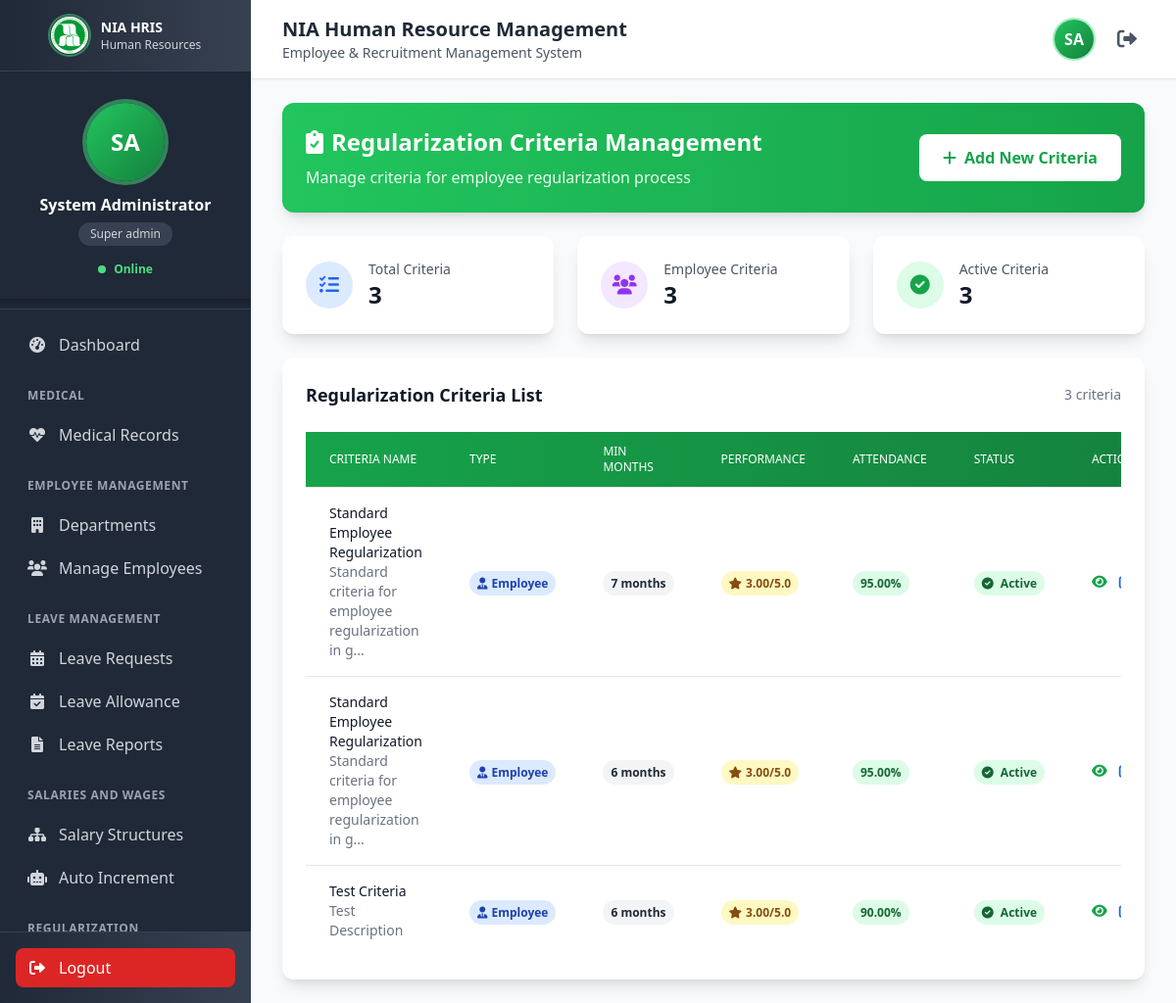
The page /regularization-criteria.php (signed in) on the database its author committed.
### tables this page shows
CREATE TABLE IF NOT EXISTS `regularization_criteria` (
  `id` int(11) NOT NULL AUTO_INCREMENT,
  `criteria_name` varchar(255) NOT NULL,
  `criteria_description` text DEFAULT NULL,
  `minimum_months` int(11) DEFAULT 6,
  `performance_rating_min` decimal(3,2) DEFAULT 3.00,
  `attendance_percentage_min` decimal(5,2) DEFAULT 95.00,
  `disciplinary_issues_max` int(11) DEFAULT 0,
  `training_completion_required` tinyint(1) DEFAULT 0,
  `evaluation_score_min` decimal(5,2) DEFAULT 75.00,
  `additional_requirements` text DEFAULT NULL,
  `is_active` tinyint(1) DEFAULT 1,
  `created_at` timestamp NOT NULL DEFAULT current_timestamp(),
  `updated_at` timestamp NOT NULL DEFAULT current_timestamp() ON UPDATE current_timestamp(),
  `created_by` int(11) DEFAULT NULL,
  `updated_by` int(11) DEFAULT NULL,
  PRIMARY KEY (`id`),
  KEY `is_active` (`is_active`),
  KEY `created_at` (`created_at`),
  KEY `created_by` (`created_by`),
  KEY `updated_by` (`updated_by`),
  CONSTRAINT `regularization_criteria_ibfk_1` FOREIGN KEY (`created_by`) REFERENCES `users` (`id`) ON DELETE SET NULL,
  CONSTRAINT `regularization_criteria_ibfk_2` FOREIGN KEY (`updated_by`) REFERENCES `users` (`id`) ON DELETE SET NULL
);

### regularization-criteria.php (the view, shortened to what this page needs)
<?php
require_once 'config/database.php';
$result = mysqli_query($conn, "SELECT * FROM regularization_criteria ORDER BY criteria_name");
$all_criteria = mysqli_fetch_all($result, MYSQLI_ASSOC);
include 'includes/header.php';
?>
<div class="mb-6">
    <div class="bg-gradient-to-r from-green-500 to-green-600 text-white rounded-xl shadow-lg p-6">
        <div class="flex items-center justify-between">
            <div>
                <h2 class="text-2xl font-bold mb-2">
                    <i class="fas fa-clipboard-check mr-2"></i>Regularization Criteria Management
                </h2>
                <p class="opacity-90">Manage criteria for employee regularization process</p>
            </div>
            <div class="flex items-center gap-3">
                <button onclick="openAddModal()" class="bg-white text-green-600 px-6 py-3 rounded-lg font-semibold hover:bg-gray-100 transition-colors">
                    <i class="fas fa-plus mr-2"></i>Add New Criteria
                </button>
            </div>
        </div>
    </div>
</div>
<div class="grid grid-cols-1 md:grid-cols-3 gap-6 mb-6">
    <div class="bg-white rounded-xl shadow-lg p-6 ">
        <div class="flex items-center">
            <div class="w-12 h-12 bg-blue-100 rounded-full flex items-center justify-center mr-4">
                <i class="fas fa-list-check text-blue-600 text-xl"></i>
            </div>
            <div>
                <p class="text-sm text-gray-600">Total Criteria</p>
				<p id="totalCriteriaCount" class="text-2xl font-bold text-gray-900"><?php echo count($all_criteria); ?></p>
            </div>
        </div>
    </div>
    <div class="bg-white rounded-xl shadow-lg p-6 ">
        <div class="flex items-center">
            <div class="w-12 h-12 bg-purple-100 rounded-full flex items-center justify-center mr-4">
                <i class="fas fa-users text-purple-600 text-xl"></i>
            </div>
            <div>
                <p class="text-sm text-gray-600">Employee Criteria</p>
				<p class="text-2xl font-bold text-gray-900"><?php echo count($all_criteria); ?></p>
            </div>
        </div>
    </div>
    <div class="bg-white rounded-xl shadow-lg p-6 ">
        <div class="flex items-center">
            <div class="w-12 h-12 bg-green-100 rounded-full flex items-center justify-center mr-4">
                <i class="fas fa-check-circle text-green-600 text-xl"></i>
            </div>
            <div>
                <p class="text-sm text-gray-600">Active Criteria</p>
				<p id="activeCriteriaCount" class="text-2xl font-bold text-gray-900"><?php echo count(array_filter($all_criteria, function($c) { return $c['is_active'] == 1; })); ?></p>
            </div>
        </div>
    </div>
</div>
<div class="bg-white rounded-xl shadow-lg p-6">
    <div class="flex items-center justify-between mb-6">
        <h3 class="text-lg font-semibold text-gray-900">Regularization Criteria List</h3>
		<span id="listCountText" class="text-sm text-gray-500"><?php echo count($all_criteria); ?> criteria</span>
    </div>
    <div class="overflow-x-auto">
        <table class="min-w-full divide-y divide-gray-200">
            <thead class="bg-gradient-to-r from-green-600 to-green-700">
                <tr>
                    <th class="px-6 py-3 text-left text-xs font-medium text-white uppercase">Criteria Name</th>
                    <th class="px-6 py-3 text-left text-xs font-medium text-white uppercase">Type</th>
                    <th class="px-6 py-3 text-left text-xs font-medium text-white uppercase">Min Months</th>
                    <th class="px-6 py-3 text-left text-xs font-medium text-white uppercase">Performance</th>
                    <th class="px-6 py-3 text-left text-xs font-medium text-white uppercase">Attendance</th>
                    <th class="px-6 py-3 text-left text-xs font-medium text-white uppercase">Status</th>
                    <th class="px-6 py-3 text-left text-xs font-medium text-white uppercase">Actions</th>
                </tr>
            </thead>
			<tbody id="criteriaTbody" class="bg-white divide-y divide-gray-200">
                <?php if (empty($all_criteria)): ?>
                <tr>
                    <td colspan="7" class="px-6 py-12 text-center text-gray-500">
                        <div class="flex flex-col items-center">
                            <div class="w-16 h-16 bg-gray-100 rounded-full flex items-center justify-center mb-4">
                                <i class="fas fa-clipboard-list text-gray-400 text-3xl"></i>
                            </div>
                            <p class="text-lg font-medium text-gray-700">No regularization criteria found</p>
                            <p class="text-sm text-gray-500 mt-1">Create your first criteria to get started.</p>
                            <button onclick="openAddModal()" class="mt-4 bg-green-600 text-white px-6 py-2 rounded-lg hover:bg-green-700">
                                <i class="fas fa-plus mr-2"></i>Add Criteria
                            </button>
                        </div>
                    </td>
                </tr>
                <?php else: ?>
                <?php foreach ($all_criteria as $criteria): ?>
                <tr class="hover:bg-green-50 transition-colors">
                    <td class="px-6 py-4">
                        <div class="text-sm font-medium text-gray-900"><?php echo htmlspecialchars($criteria['criteria_name']); ?></div>
                        <div class="text-sm text-gray-500"><?php echo htmlspecialchars(substr($criteria['criteria_description'], 0, 50)) . (strlen($criteria['criteria_description']) > 50 ? '...' : ''); ?></div>
                    </td>
                    <td class="px-6 py-4 whitespace-nowrap">
                        <span class="px-2 py-1 text-xs font-semibold rounded-full bg-blue-100 text-blue-800">
                            <i class="fas fa-user-tie mr-1"></i>Employee
                        </span>
                    </td>
                    <td class="px-6 py-4 whitespace-nowrap">
                        <span class="px-2 py-1 text-xs font-semibold rounded-full bg-gray-100 text-gray-800">
                            <?php echo $criteria['minimum_months']; ?> months
                        </span>
                    </td>
                    <td class="px-6 py-4 whitespace-nowrap">
                        <span class="px-2 py-1 text-xs font-semibold rounded-full bg-yellow-100 text-yellow-800">
                            <i class="fas fa-star mr-1"></i><?php echo $criteria['performance_rating_min']; ?>/5.0
                        </span>
                    </td>
                    <td class="px-6 py-4 whitespace-nowrap">
                        <span class="px-2 py-1 text-xs font-semibold rounded-full bg-green-100 text-green-800">
                            <?php echo $criteria['attendance_percentage_min']; ?>%
                        </span>
                    </td>
                    <td class="px-6 py-4 whitespace-nowrap">
                        <span class="px-2 py-1 text-xs font-semibold rounded-full <?php echo $criteria['is_active'] ? 'bg-green-100 text-green-800' : 'bg-red-100 text-red-800'; ?>">
                            <i class="fas <?php echo $criteria['is_active'] ? 'fa-check-circle' : 'fa-times-circle'; ?> mr-1"></i>
                            <?php echo $criteria['is_active'] ? 'Active' : 'Inactive'; ?>
                        </span>
                    </td>
                    <td class="px-6 py-4 whitespace-nowrap text-sm font-medium">
                        <div class="flex items-center gap-3">
                            <button onclick="viewCriteria(<?php echo $criteria['id']; ?>)" class="text-green-600 hover:text-green-900" title="View">
                                <i class="fas fa-eye"></i>
                            </button>
                            <button onclick="editCriteria(<?php echo $criteria['id']; ?>)" class="text-blue-600 hover:text-blue-900" title="Edit">
                                <i class="fas fa-edit"></i>
                            </button>
                        </div>
                    </td>
                </tr>
                <?php endforeach; ?>
                <?php endif; ?>
            </tbody>
        </table>
    </div>
</div>

### includes/header.php (style rules this page uses)
body, html { overflow-x: hidden; max-width: 100vw; }

### rows shown on the page
regularization_criteria: criteria_name "Standard Employee Regularization", criteria_description "Standard criteria for employee regularization in g", minimum_months "7", performance_rating_min "3.00", attendance_percentage_min "95.00", is_active 1 (drawn)
regularization_criteria: criteria_name "Standard Employee Regularization", criteria_description "Standard criteria for employee regularization in g", minimum_months "6", performance_rating_min "3.00", attendance_percentage_min "95.00", is_active 1 (drawn)
regularization_criteria: criteria_name "Test Criteria", criteria_description "Test Description", minimum_months "6", performance_rating_min "3.00", attendance_percentage_min "90.00", is_active 1 (drawn)

### other values the page prints
$_SESSION['first_name'] . ' ' . $_SESSION['last_name'] "System Administrator"
str_replace('_', ' ', $_SESSION['role']) "Super admin"
count($all_criteria) "3"
